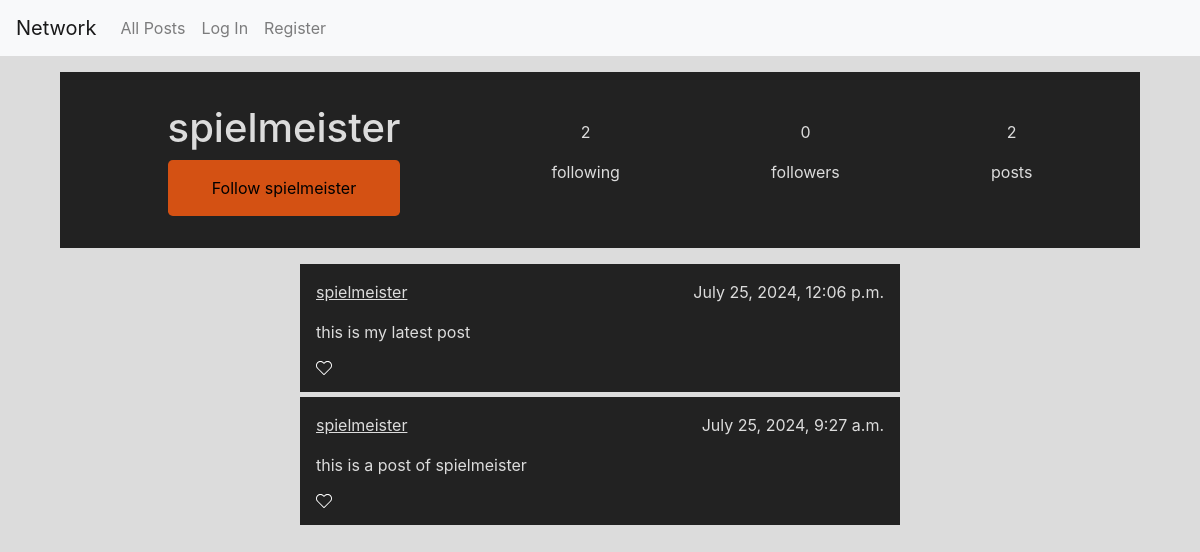
The app's page /profile/1 with its own data.
### network/models.py (models this page shows)
class User(AbstractUser):
    pass

class Post(models.Model):
    user = models.ForeignKey(User, on_delete=models.CASCADE)
    content = models.CharField(max_length=9999)
    timestamp = models.DateTimeField(default=timezone.now())

### network/views.py (the view)
# urls.py: path("profile/<int:user_id>", views.profile, name="profile"),
def profile(request, user_id):
    try:
        profile = User.objects.filter(id=user_id)[0]
        posts = Post.objects.filter(user=profile).order_by("-timestamp")
        followed = Follow.objects.filter(follower=request.user.id, followed=user_id)
        if(len(followed) == 1):
            followed = True
        else:
            followed = False
    except:
        return HttpResponseRedirect(reverse("index"))
    return render(request, "network/profile.html",{
        "profile": profile,
        "posts": posts,
        "followed":followed,
        "followednum": Follow.objects.filter(followed=profile).count(),
        "followernum": Follow.objects.filter(follower=profile).count(),
    })

### network/templates/network/profile.html (shortened to what this page needs)
{% extends 'network/layout.html' %}
{% block body %}
<div id="user">
    <div id="info">
        <div>
            <h1>{{ profile.username }}</h1>
            {% if not user.id == profile.id %}
            {% if followed %}
            <a class="button followed" href="{% url 'follow' profile.id %}">Unfollow {{ profile.username }}</a>
            {% else %}
            <a class="button" href="{% url 'follow' profile.id %}">Follow {{ profile.username }}</a>
            {% endif %}
            {% endif %}
        </div>
        <div>
            <p>{{ followernum }}</p>
            <p>following</p>
        </div>
        <div>
            <p>{{ followednum }}</p>
            <p>followers</p>
        </div>
        <div>
            <p>{{ posts|length }}</p>
            <p>posts</p>
        </div>
    </div>
</div>
<div id="post-list">
    {% for post in posts %}
    <div class="post">
        <div class="post-top">
            <p class="post-user"><a href="{% url 'profile' post.user.id%}">{{ post.user }}</a></p>
            <p class="post-timestamp">{{ post.timestamp }}</p>
        </div>
        <div class="post-body">
            <p>{{ post.content }}</p>
        </div>
        <div class="post-bottom">
        </div>
    </div>
    {% endfor %}
</div>
{% endblock %}

### network/static/network/styles/styles.css (style rules this page uses)
body { background-color: #dcdcdc; color: #222222; }
#post-list { width: 100vw; display: flex; flex-direction: column; align-items: center; }
#post-list .post { width: 50vw; background-color: #222222; color: #dcdcdc; padding: 1em; margin-bottom: 0.3em; }
#post-list .post a { color: #dcdcdc; text-decoration: underline; }
#post-list .post .post-top { display: flex; flex-direction: row; justify-content: space-between; }
#post-list .post .post-bottom { display: flex; flex-direction: row; }
#post-list .post .post-bottom svg { width: 1em; height: 1em; }
#user { width: 90vw; margin: 0 auto 1em auto; padding: 2em; background-color: #222222; color: #dcdcdc; display: flex; flex-direction: column; }
#user .button { width: 100%; padding: 1em 2em; background-color: #d45113; color: black; border: none; border-radius: 0.3em; text-align: center; }
#user #info { display: flex; flex-direction: row; justify-content: space-around; align-items: center; }
#user #info div { display: flex; flex-direction: column; align-items: center; }

### records on screen
User: username "spielmeister"
Post: user "spielmeister", timestamp "July 25, 2024, 12:06 p.m.", content "this is my latest post"
Post: user "spielmeister", timestamp "July 25, 2024, 9:27 a.m.", content "this is a post of spielmeister"

### other values on screen
{{ followernum }} "2"
{{ followednum }} "0"
{{ posts|length }} "2"
